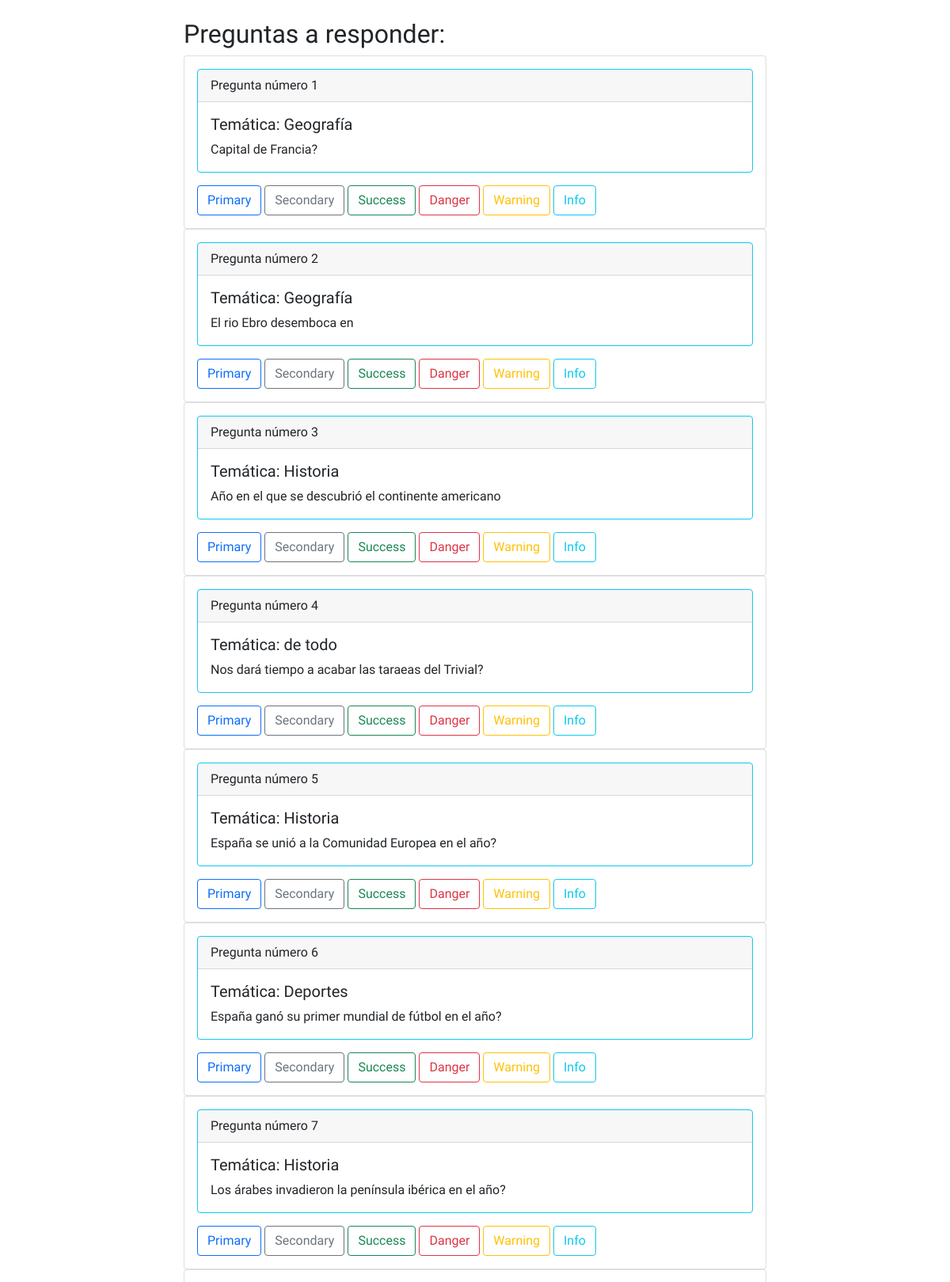
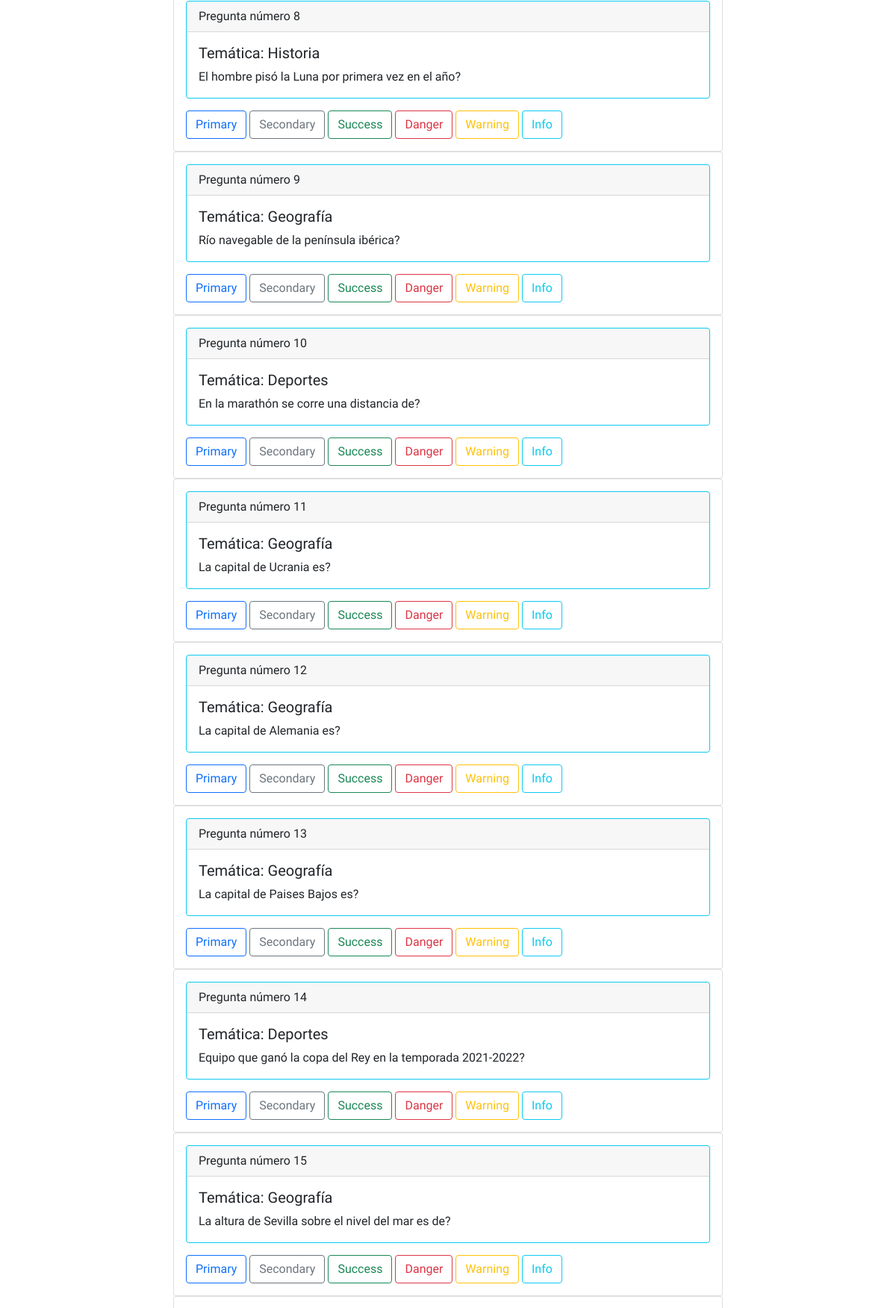
Screenshot of /preguntas/ (upper part) with the database file from the repository (2 pictures, top to bottom).
### Apps/juego/models.py (models this page shows, shortened)
class Pregunta(models.Model):
    texto = models.CharField(max_length=150)
    tematica = models.ForeignKey(Tematica, null=False, default=1, on_delete=models.RESTRICT)

class Tematica(models.Model):
    nombre = models.CharField(max_length=30)
    def __str__(self) -> str:
        return self.nombre

### Apps/juego/views.py (the view)
# urls.py: path('preguntas/', preguntas),
def preguntas(request):
    listado_preguntas = Pregunta.objects.all()
    datos = {
        'titulo': 'Listado de Preguntas',
        'preguntas': listado_preguntas
    }
    return render(request, 'preguntas.html', datos)

### Apps/juego/templates/preguntas.html (shortened to what this page needs)
<head>
    {% load static %}
    <link rel="stylesheet" href="https://cdn.jsdelivr.net/npm/bootstrap@5.1.3/dist/css/bootstrap.min.css" />
    <link rel="stylesheet" href="https://cdnjs.cloudflare.com/ajax/libs/font-awesome/5.15.4/css/all.min.css">
    <link rel="stylesheet" href="{% static 'css/trivial.css' %}" />
</head>
<body>
    <div class="container py-4">
        <div class="row">
            <div class="col-md-8 offset-md-2">
                <h2>Preguntas a responder:</h2>
                {% for c in preguntas %}
                <div class="card">
                    <div class="card-body">
                        <div class="card border-info mb-3" >
                            <div class="card-header">Pregunta número {{forloop.counter}}</div>
                            <div class="card-body">
                              <h5 class="card-title">Temática: {{c.tematica}}</h5>
                              <p class="card-text">{{c.texto}}</p>
                            </div>
                          </div>
                        <button type="button" class="btn btn-outline-primary">Primary</button>
                        <button type="button" class="btn btn-outline-secondary">Secondary</button>
                        <button type="button" class="btn btn-outline-success">Success</button>
                        <button type="button" class="btn btn-outline-danger">Danger</button>
                        <button type="button" class="btn btn-outline-warning">Warning</button>
                        <button type="button" class="btn btn-outline-info">Info</button>
                    </div>
                </div>
                {% endfor %}
            </div>
        </div>
    </div>
</body>

### Apps/juego/static/css/trivial.css (style rules this page uses)
body { font-family: "Ubuntu", sans-serif; }

### rows the page displays
Pregunta: tematica "Geografía", texto "Capital de Francia?"
Pregunta: tematica "Geografía", texto "El rio Ebro desemboca en"
Pregunta: tematica "Historia", texto "Año en el que se descubrió el continente americano"
Pregunta: tematica "de todo", texto "Nos dará tiempo a acabar las taraeas del Trivial?"
Pregunta: tematica "Historia", texto "España se unió a la Comunidad Europea en el año?"
Pregunta: tematica "Deportes", texto "España ganó su primer mundial de fútbol en el año?"
Pregunta: tematica "Historia", texto "Los árabes invadieron la península ibérica en el año?"
Pregunta: tematica "Historia", texto "El hombre pisó la Luna por primera vez en el año?"
Pregunta: tematica "Geografía", texto "Río navegable de la península ibérica?"
Pregunta: tematica "Deportes", texto "En la marathón se corre una distancia de?"
Pregunta: tematica "Geografía", texto "La capital de Ucrania es?"
Pregunta: tematica "Geografía", texto "La capital de Alemania es?"
Pregunta: tematica "Geografía", texto "La capital de Paises Bajos es?"
Pregunta: tematica "Deportes", texto "Equipo que ganó la copa del Rey en la temporada 2021-2022?"
Pregunta: tematica "Geografía", texto "La altura de Sevilla sobre el nivel del mar es de?"
